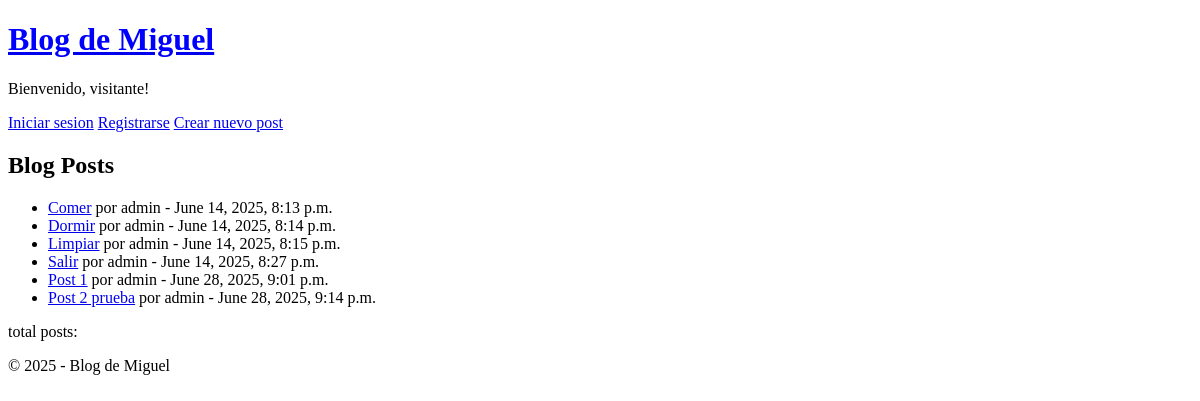
/, run on an earlier commit of the app's database.
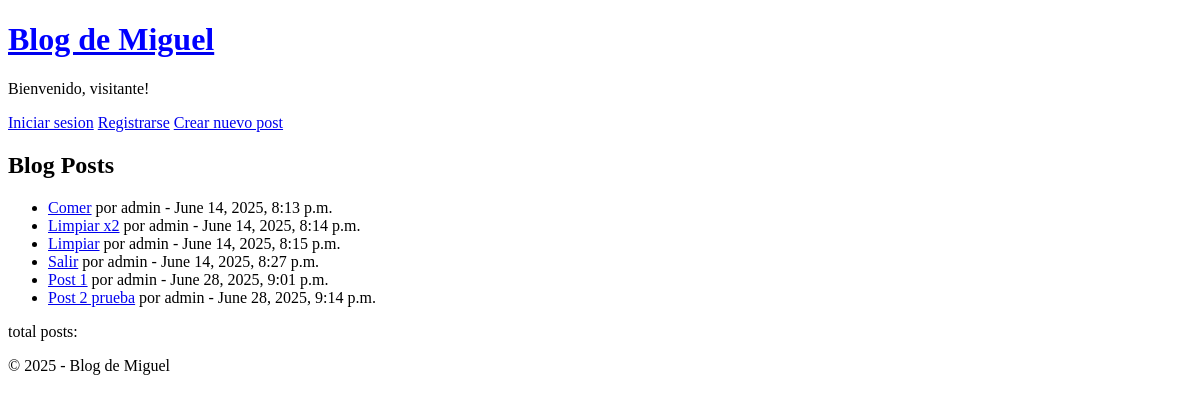
And on a later commit of the database.
### blog/models.py (models this page shows, shortened)
class Post(models.Model):
    title = models.CharField(max_length=200)
    content = models.TextField()
    created_at = models.DateTimeField(auto_now_add=True)
    updated_at = models.DateTimeField(auto_now=True)
    author = models.ForeignKey('auth.User', on_delete=models.CASCADE)

### blog/views.py (the view)
# urls.py: path('', PostListView.as_view(), name='post-list'),
class PostListView(ListView):
    model = Post
    template_name = 'post-list.html'

### templates/post-list.html
{% extends "_base.html" %}
{% block content %}
    <h2>Blog Posts</h2>
    <ul>
        {% for post in post_list %}
            <li><a href="{% url "post-detail" post.pk %}">{{ post.title }}</a> por
                {{ post.author }} -
                {{ post.created_at }}
            </li>
        {% endfor %}
    </ul>
    <p>total posts: {{ post_count }}</p>
{% endblock content %}

What changed in the data, as far as the page shows it:
changed Post: title "Dormir" → "Limpiar x2"
